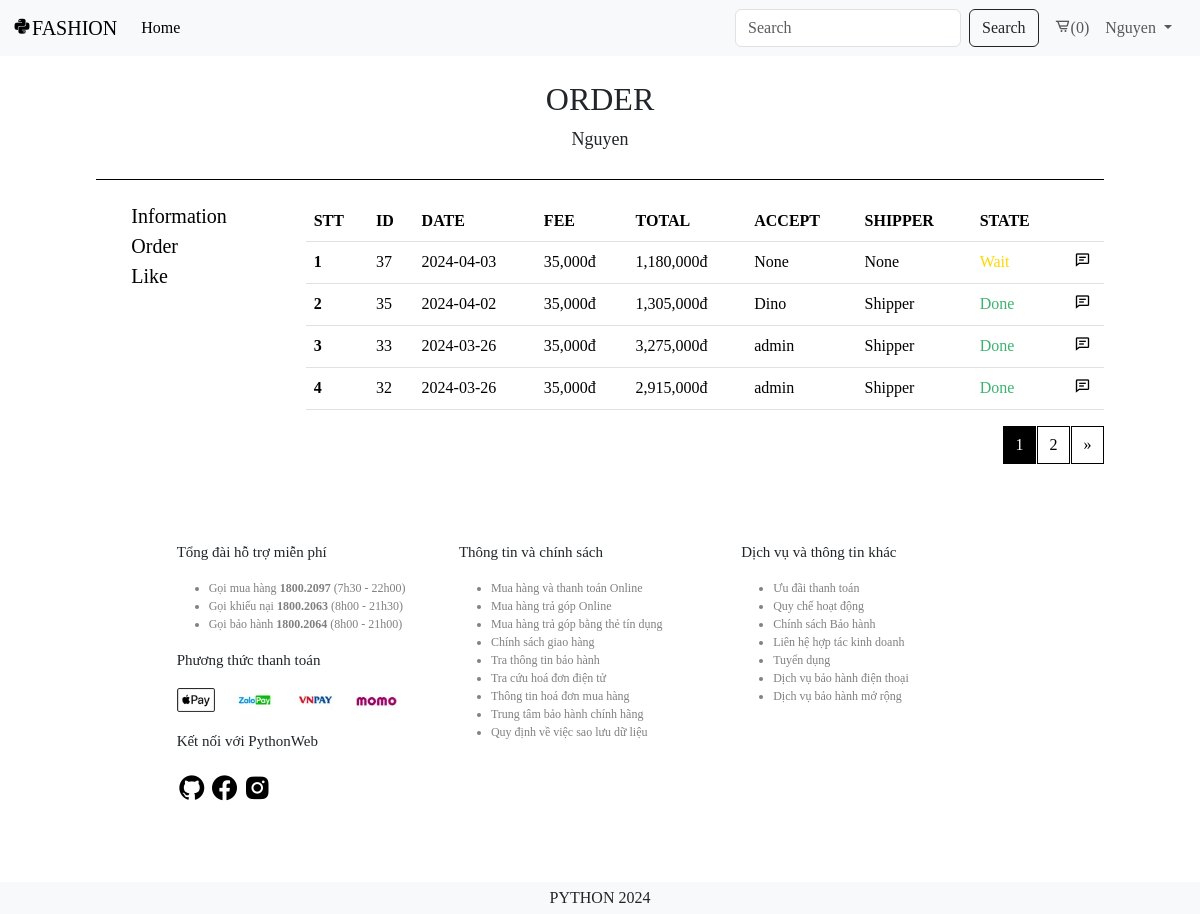
Page /order/ (signed in) on the earlier database version.
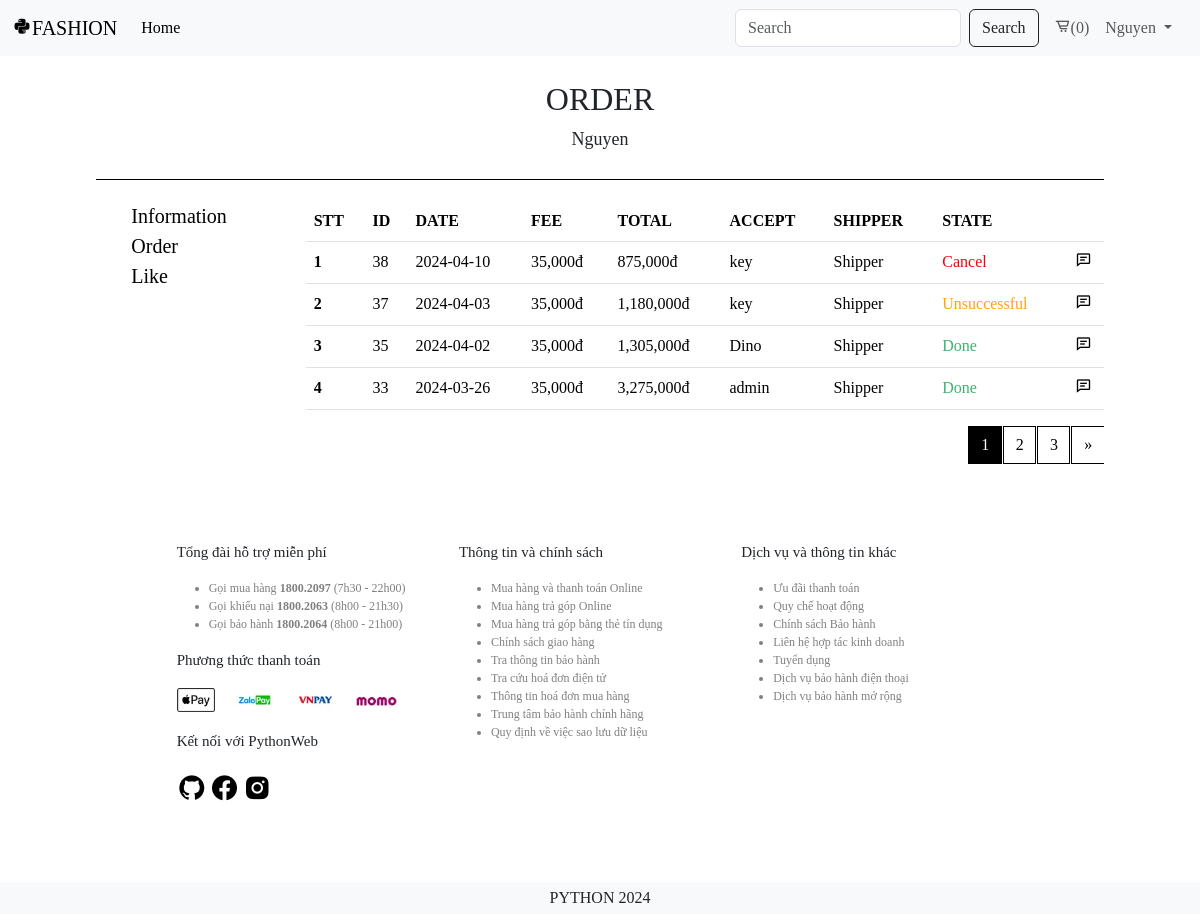
Same page on the later database version.
### app/models.py (models this page shows, shortened)
class Order(models.Model):
    id = models.AutoField(primary_key=True)
    date = models.DateTimeField(default=timezone.now)
    customer = models.ForeignKey(User, on_delete=models.SET_NULL, null=True, blank=False, related_name='orders_accounted')
    phone = models.IntegerField(null=True, blank=False)
    address = models.CharField(max_length=255, null=True, blank=False)
    fee = models.IntegerField(null=True, blank=False)
    total = models.IntegerField(null=True, blank=False)
    accept = models.ForeignKey(User, on_delete=models.SET_NULL, null=True, blank=True, related_name='orders_accepted')
    shipper = models.ForeignKey(User, on_delete=models.SET_NULL, null=True, blank=True, related_name='orders_shipper')
    state = models.ForeignKey(State, on_delete=models.SET_NULL, null=True, blank=True)
    explanation = models.CharField(max_length=255, null=False, blank=True)

class State(models.Model):
    id = models.AutoField(primary_key=True)
    name = models.CharField(max_length=255, null=True, blank=False)
    def __str__(self):
        return self.name

### app/views.py (the view)
# urls.py: path('order/', views.order, name='order'),
def order(request):
    customer = request.user
    if not customer.is_authenticated: return redirect('home')
    cart, items, total_items = get_cart_items(customer)
    orders = Order.objects.filter(customer=customer).order_by('-id')
    order_items = OrderDetail.objects.all()
    paginator = Paginator(orders, 4)
    page_number = request.GET.get('page', 1)
    orders = paginator.get_page(page_number)
    page_range = orders.paginator.page_range
    context = {'samples': _active_samples, 'total_items': total_items, 'order_items': order_items, 'orders': orders, 'page_range': page_range}
    return render(request, 'app/client/order.html', context)

### app/models.py (called while the page is built)
    def __str__(self):
        return self.code

    def __str__(self):
        return self.code

    def __str__(self):
        return self.name

### app/views.py (called while the page is built)
def get_cart_items(customer):
    if customer:
        cart, created = Cart.objects.get_or_create(customer=customer)
        items = CartDetail.objects.filter(cart=cart)
        total_items = items.aggregate(Sum('quantity'))['quantity__sum'] or 0
        return cart, items, total_items
    else:
        return None, [], 0

### app/templates/app/client/order.html (shortened to what the changed rows need)
{% extends 'app/base_client/base.html' %}
{% load humanize %}
{% block origin %}
<div class="personal">
    <div class="personal_title" style="text-align: center;">
        <h2>ORDER</h2>
    </div>
    <div class="personal_content">
        <div class="personal_main">
            <div class="main_table">
                {% if orders %}
                <table class="table" style="width: 100%;">
                    <thead>
                        <tr>
                            <th scope="col">STT</th>
                            <th scope="col">ID</th>
                            <th scope="col">DATE</th>
                            <th scope="col">FEE</th>
                            <th scope="col">TOTAL</th>
                            <th scope="col">ACCEPT</th>
                            <th scope="col">SHIPPER</th>
                            <th scope="col">STATE</th>
                            <th scope="col"></th>
                        </tr>
                    </thead>
                    <tbody>
                        {% for order in orders %}
                        <tr>
                            <th scope="row">{{ forloop.counter }}</th>
                            <td>{{ order.id }}</td>
                            <td>{{ order.date|date:"Y-m-d" }}</td>
                            <td>{{ order.fee|intcomma }}đ</td>
                            <td>{{ order.total|intcomma }}đ</td>
                            <td>{{ order.accept }}</td>
                            <td>{{ order.shipper }}</td>
                            {% if order.state.name == "Wait" %}
                            <td style="color: #FFD700">{{ order.state }}</td>
                            {% elif order.state.name == "Delivery" %}
                            <td style="color: #0000FF">{{ order.state }}</td>
                            {% elif order.state.name == "Done" %}
                            <td style="color: #3CB371">{{ order.state }}</td>
                            {% elif order.state.name == "Unsuccessful" %}
                            <td style="color: #ffa500">{{ order.state }}</td>
                            {% else %}
                            <td style="color: #ff0000">{{ order.state }}</td>
                            {% endif %}
                            <td>
                                <button class="detail_button" data-target="order_detail_{{ forloop.counter }}"><i
                                        class='bx bx-comment-detail'></i></button>
                            </td>
                        </tr>
                        {% endfor %}
                    </tbody>
                </table>
                {% else %}
            </div>
            <div>You have not placed any orders yet.</div>
            {% endif %}
            <div class="pagination end">
                <nav aria-label="Page navigation example">
                    <ul class="pagination center">
                        {% if orders.paginator.num_pages > 1 %}
                        {% for num in orders.paginator.page_range %}
                        <li class="page-item {% if num == orders.number %}active{% endif %}">
                            <a class="page-link" href="?page={{ num }}">{{ num }}</a>
                        </li>
                        {% endfor %}
                        {% endif %}
                    </ul>
                </nav>
            </div>
        </div>
    </div>
</div>
{% endblock origin %}

Differences in the rows shown:
no longer on this page (row unchanged): Order: id "32", date "2024-03-26", fee "35,000", total "2,915,000", accept "admin", shipper "Shipper", state "Done"
added Order: id "38", date "2024-04-10", fee "35,000", total "875,000", accept "key", shipper "Shipper", state "Cancel"
changed Order id 37: accept "None" → "key"; shipper "None" → "Shipper"; state_id 11 → 10 (drawn); state "Wait" → "Unsuccessful"
Other differences:
new list line: "3"
